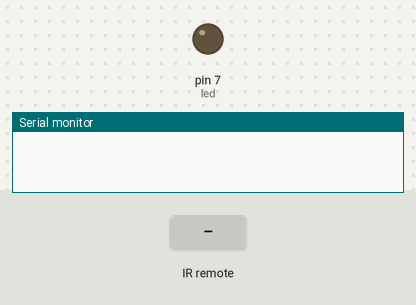
The sketch below on a simulated Arduino Uno, built with avr-gcc and run on an emulated ATmega328P. On the bench: output pins drawn as LEDs (lit = HIGH), the last lines printed to the serial monitor. The inputs (shaded band) are chosen by the test bench.

Above: at 1.2 s.
1.3 s: infrared code 0xFDA857 received
At 1.7 s:
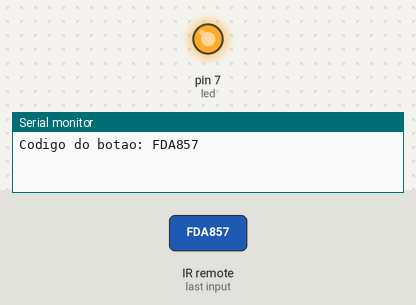
2.8 s: infrared code 0xFD6897 received
At 4.1 s:
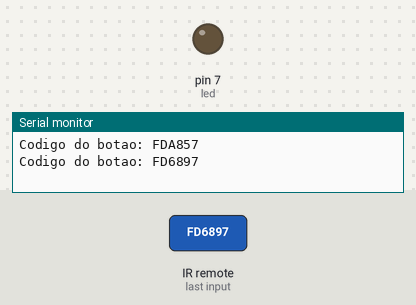
Timing chart, 0 to 5.8 s (numbered marks = the images above; inputs shaded):
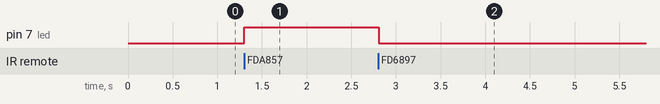

The sketch:

IRremote.ino
```cpp
#include <IRremote.h>

int led = 7;

IRrecv receptor(8);
decode_results resultado;

void setup() {
  pinMode(led, OUTPUT);
  receptor.enableIRIn();
  Serial.begin(9600);
}

void loop() {
  if (receptor.decode(&resultado)){
    Serial.print("Codigo do botao: ");
    Serial.println(resultado.value, HEX);
    receptor.resume();

    if(resultado.value == 0xFDA857) {
      digitalWrite(led, 1);
    }
    else if(resultado.value == 0xFD6897){
      digitalWrite(led, 0);
    }

  }
  delay(100);

}
```

Measured:
- after the input at 1.3 s, pin 7 (led): LOW → HIGH at once
- after the input at 2.8 s, pin 7 (led): HIGH → LOW at once
